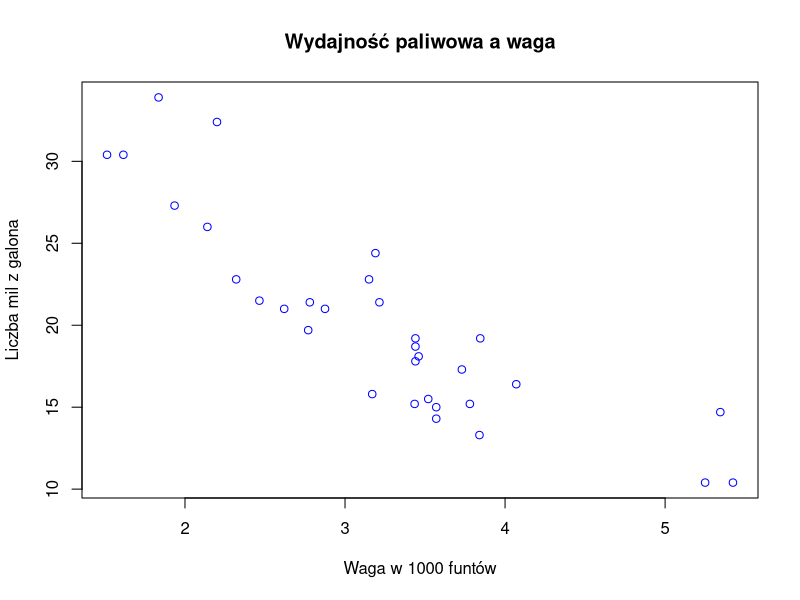

Generate this figure with R:
plot(mpg~wt,mtcars,
     ylab = "Liczba mil z galona",
     xlab = "Waga w 1000 funtów",
     main = "Wydajność paliwowa a waga",
     col = "blue", 
     pch = 21
)
